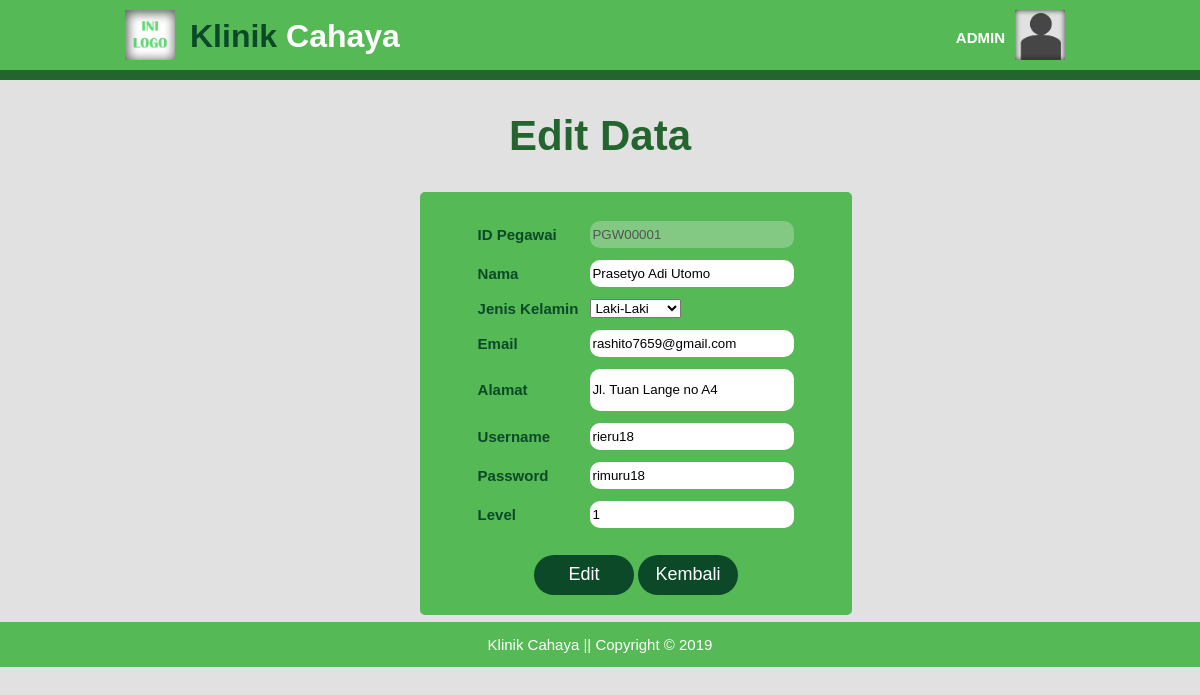
The app's page /update-pegawai.php?id=PGW00001 (signed in) with its own data.
### tables this page shows
CREATE TABLE `tb_pegawai` (
  `id_pegawai` varchar(8) NOT NULL,
  `nama` varchar(30) DEFAULT NULL,
  `jenis_kelamin` varchar(10) DEFAULT NULL,
  `email` varchar(30) DEFAULT NULL,
  `alamat` varchar(100) DEFAULT NULL,
  `user_pegawai` varchar(16) DEFAULT NULL,
  `pass_pegawai` varchar(8) DEFAULT NULL,
  `level_pegawai` int(11) DEFAULT NULL
);

### update-pegawai.php (the view, shortened to what this page needs)
<!DOCTYPE html>
<html>
  <head>
    <link rel="stylesheet" href="./css/data-pw_add_style.css">
  </head>
  <body>
    <header>
      <div class="container">
        <div id="logo">
          <img src="./img/ini_logo.png" alt="Logo">
          <a href="index-a.php"><span class="hightlight">Klinik</span> Cahaya</a>
        </div>
        <div id="profil">
          <img src="./img/pp.png" alt="Profil">
          <h4>ADMIN</h4>
        </div>
      </div>
    </header>
    <section id="add-data">
      <div class="container">
        <div class="title">
          <h2>Edit Data</h2>
        </div>
        <div class="report">
					<?php
						include 'connect.php';
						$id = $_GET['id'];
						$sql = mysqli_query($connect,"SELECT * FROM tb_pegawai WHERE id_pegawai = '$id' ");
						$data = mysqli_fetch_array($sql);
					 ?>
          <form class="add" action="" method="post">
            <table>
              <tr><td><input type="text" name="id" value="<?php echo $data['id_pegawai'] ?>" hidden=hidden></td></tr>
              <tr>
                <td>ID Pegawai</td>
                <td><input type="text" name="id" value="<?php echo $data['id_pegawai'] ?>" disabled=disabled></td>
              </tr>
              <tr>
                <td>Nama</td>
                <td><input type="text" name="nama" value="<?php echo $data['nama'] ?>"></td>
              </tr>
                <td>Jenis Kelamin</td>
                <td>
                  <select class="jk" name="jenisk">
										<option <?php if($data['jenis_kelamin']=="Laki-Laki") echo "selected" ?> value="Laki-Laki">Laki-Laki</option>
                  </select>
                </td>
              <tr>
                <td>Email</td>
                <td><input type="text" name="email" value="<?php echo $data['email'] ?>"></td>
              </tr>
              <tr>
                <td>Alamat</td>
                <td><input type="text" style="height:40px" name="alamat" value="<?php echo $data['alamat'] ?>"></td>
              </tr>
							<tr>
                <td>Username</td>
                <td><input type="text" name="username" value="<?php echo $data['user_pegawai'] ?>"></td>
              </tr>
							<tr>
                <td>Password</td>
                <td><input type="text" name="password" value="<?php echo $data['pass_pegawai'] ?>"></td>
              </tr>
							<tr>
                <td>Level</td>
                <td><input type="text" name="level" value="<?php echo $data['level_pegawai'] ?>"></td>
              </tr>
            </table>
            <div class="button">
              <input type="submit" name="upbutton" value="Edit">
              <a href="data_pegawai-a.php"><button type="button" name="back">Kembali</button></a>
            </div>
          </form>
        </div>
      </div>
    </section>
    <footer>
      <div class="container">
        <p>Klinik Cahaya || Copyright &copy; 2019</p>
      </div>
    </footer>
  </body>
</html>

### css/data-pw_add_style.css (style rules this page uses)
body { background-color: #e1e1e1; font: 15px/1 arial,sans-serif; padding: 0; margin: 0; }
.container { width: 80%; margin: auto; overflow: hidden; }
header { padding: 10px 0 10px 0; background-color: #55b955; border-bottom: #24642f 10px solid; color : #ffffff; }
header img { width: 50px; height: 50px; }
header #logo img { float:left; padding-left: 5px; }
header #logo a { text-decoration: none; color: white; font-size: 32px; font-weight: bold; float: left; padding: 10px 0 0 15px; }
header .hightlight { color:#0b4928; }
header #profil img { float: right; padding-right: 15px; }
header #profil h4 { float:right; margin: 0; padding: 20px 10px 0 0; }
#add-data { min-height: 542px; }
.title { color: #24642f; font-size: 28px; text-align: -webkit-center; }
.report { background-color: #55b955; width: 45%; text-align: -webkit-center; margin-top: 30px; margin-left: 300px; border-radius: 5px; }
.report form { margin: 0; padding: 10px 15px; }
table th,td { margin: 0; padding: 5px; }
table td { color: #0b4928; font-weight: bold; }
td input { width: 200px; height: 25px; border: none; border-radius: 10px; }
.button { padding: 20px 0 10px 0; }
.button input,button { background-color: #0b4928; color: #ffffff; border: none; border-radius: 20px; width: 100px; height: 40px; font-size: 18px; }
footer { background-color: #55b955; text-align: center; color: #ffffff; }

### records on screen
tb_pegawai: id "PGW00001", nama "Prasetyo Adi Utomo", jenisk "Laki-Laki", email "rashito7659@gmail.com", alamat "Jl. Tuan Lange no A4", username "rieru18", password "rimuru18", level "1"
